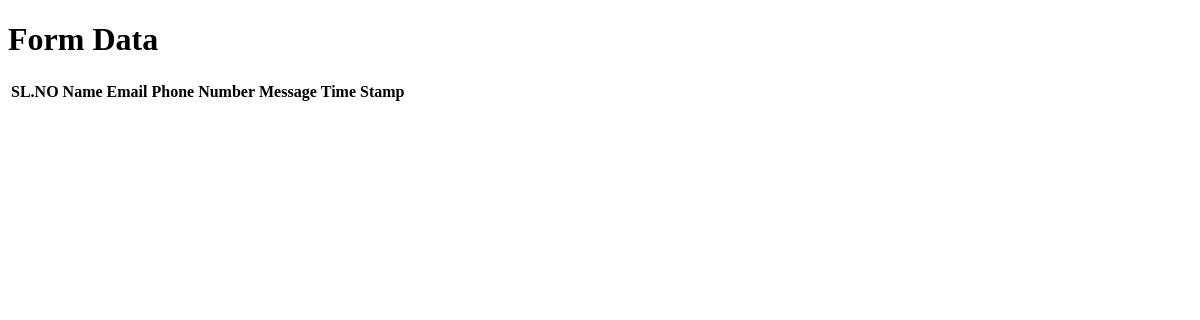
The app's page /form_data, older data.
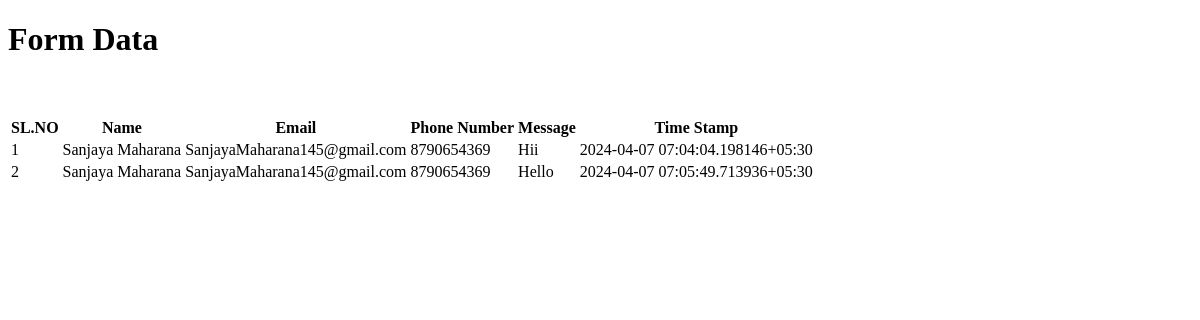
The same page, newer data.
### tables this page shows
CREATE TABLE form_submission (
            id INTEGER PRIMARY KEY AUTOINCREMENT,
            name TEXT,
            email TEXT,
            phno TEXT,
            message TEXT,
            visitor_ip TEXT,
            location_info TEXT,
            time_stamp TEXT
        );

### app.py (the view)
@app.route('/form_data')
def form_data():
    conn = sqlite3.connect(db_path)
    cursor = conn.cursor()
    cursor.execute("SELECT * FROM form_submission")
    form_submissions = cursor.fetchall()
    conn.close()
    return render_template('form_data.html', form_submissions=form_submissions)

### templates/form_data.html (shortened to what this page needs)
<!DOCTYPE html>
<html lang="en">
<head>
</head>
<body>
    <h1>Form Data</h1>
    <table>
        <thead>
            <tr>
                <th>SL.NO</th>
                <th>Name</th>
                <th>Email</th>
                <th>Phone Number</th>
                <th>Message</th>
                <th>Time Stamp</th>
            </tr>
        </thead>
        <tbody>
            {% for submission in form_submissions %}
                <tr>
                    <td>{{ submission[0] }}</td>
                    <td>{{ submission[1] }}</td>
                    <td>{{ submission[2] }}</td>
                    <td>{{ submission[3] }}</td>
                    <td>{{ submission[4] }}</td>
                    <td>{{ submission[7] }}</td>
                </tr><br>
            {% endfor %}
        </tbody>
    </table>
</body>
</html>

Row changes from the older to the newer data that the page shows:
added form_submission: id "1", name "Sanjaya Maharana", email "SanjayaMaharana145@gmail.com", phno "8790654369", message "Hii", time_stamp "2024-04-07 07:04:04.198146+05:30"
added form_submission: id "2", name "Sanjaya Maharana", email "SanjayaMaharana145@gmail.com", phno "8790654369", message "Hello", time_stamp "2024-04-07 07:05:49.713936+05:30"
